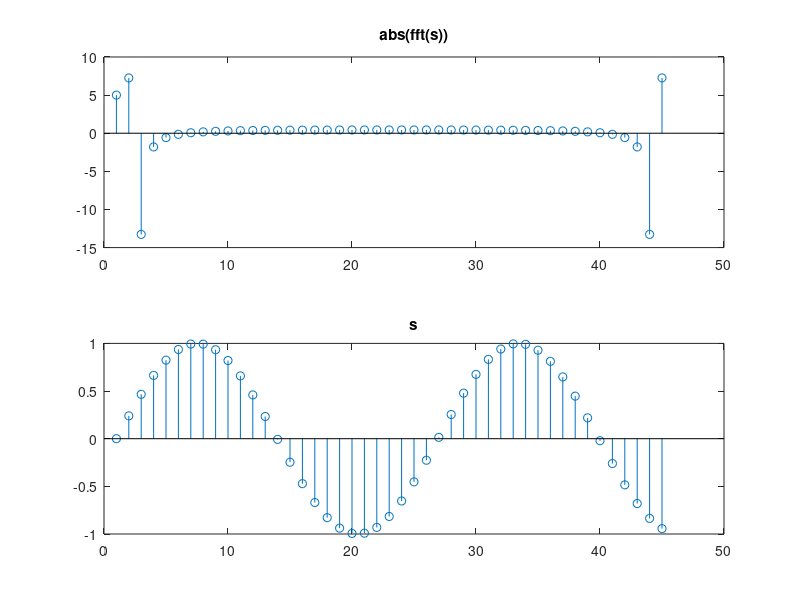

MATLAB code for this plot:
Fs = 1000;                    % Sampling frequency
T = 1/Fs;                     % Sample time
L = 1000;                     % Length of signal
t = (0:L-1)*T;                % Time vector
% Sum of a 50 Hz sinusoid and a 120 Hz sinusoid
x = 0.7*sin(2*pi*50*t) + sin(2*pi*120*t); 
y = x + 2*randn(size(t));     % Sinusoids plus noise
plot(Fs*t(1:50),y(1:50))
title('Signal Corrupted with Zero-Mean Random Noise')
xlabel('time (milliseconds)')

fs = 44100;
t = 0:1/fs:0.001;
s = sin(2 * pi * 1700 * t);
subplot(211), stem((fft(s))), title('abs(fft(s))')
subplot(212), stem(s), title('s')

